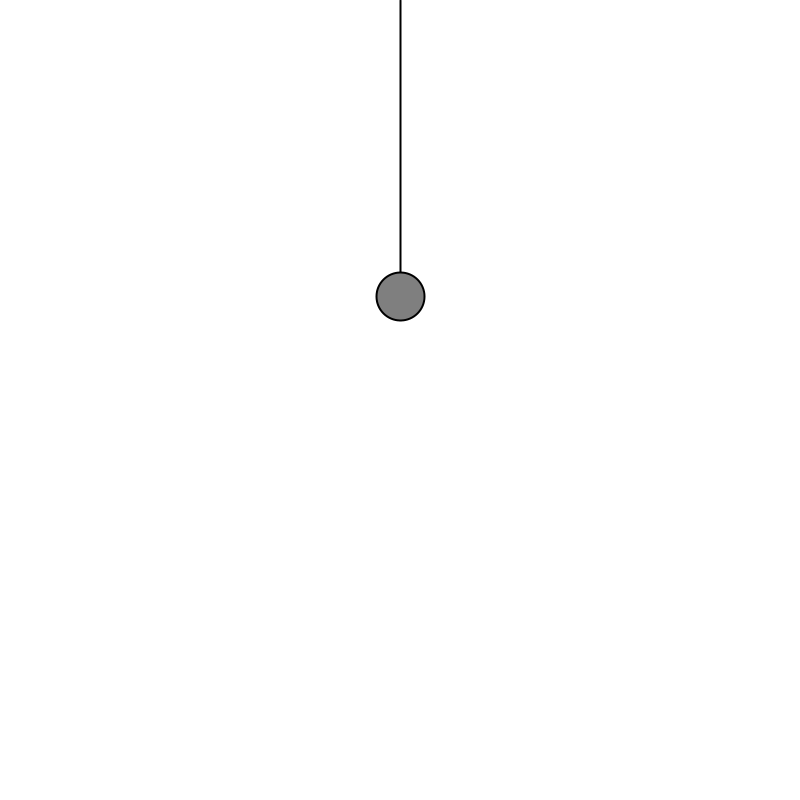
Frame 1 (no input)
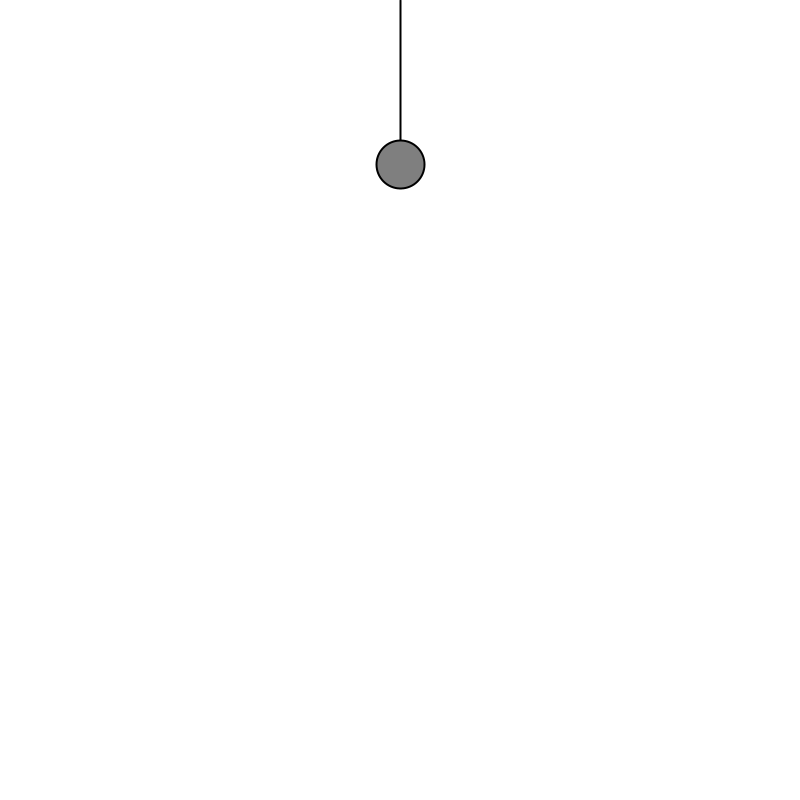
Frame 60 (the mouse pressed at the canvas centre just before this capture)
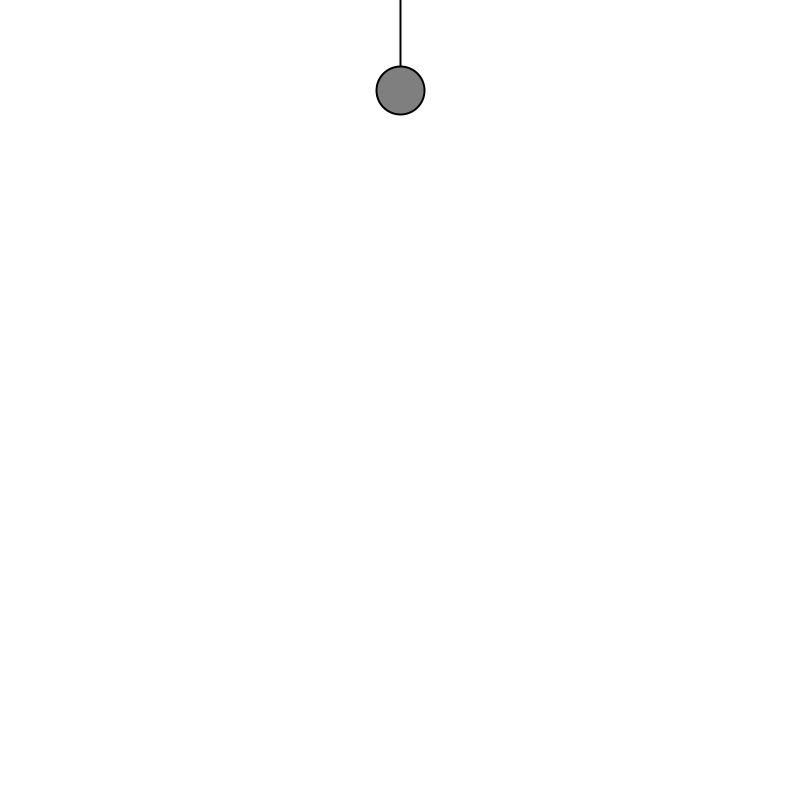
Frame 120 (the mouse held since frame 60 and released just before this capture)

The Processing sketch that drew these frames (run headless with seeded random() and noise(); from frame 60 on, the mouse is pressed at the canvas centre):

// Processing sketch: SHM___Exponential_Decay
// ── SHM___Exponential_Decay.pde
// The Nature of Code
// Daniel Shiffman
// http://natureofcode.com

float t = 0;

void setup() {
  size(800,800);
}

void draw() {
  background(255);
  t += .01;
  float logger = 1/( exp(t));
  float period = 120;
  float amplitude = 300*logger;
  // Calculating horizontal location according to formula for simple harmonic motion
  float y = amplitude * cos(TWO_PI * frameCount / period);  
  stroke(0);
  strokeWeight(2);
  fill(127);
  translate(width/2,height/2);
  line(0,-400,0,abs(y)-400);
  ellipse(0,abs(y)-400,48,48);
  println(logger);
}
